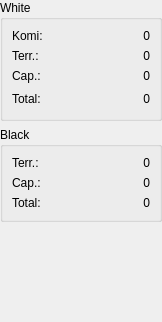
<?xml version="1.0" encoding="UTF-8"?>
<ui version="4.0">
 <class>ScoreTools</class>
 <widget class="QWidget" name="ScoreTools">
  <property name="geometry">
   <rect>
    <x>0</x>
    <y>0</y>
    <width>162</width>
    <height>322</height>
   </rect>
  </property>
  <property name="sizePolicy">
   <sizepolicy hsizetype="MinimumExpanding" vsizetype="Preferred">
    <horstretch>0</horstretch>
    <verstretch>0</verstretch>
   </sizepolicy>
  </property>
  <property name="minimumSize">
   <size>
    <width>138</width>
    <height>260</height>
   </size>
  </property>
  <property name="windowTitle">
   <string>Form</string>
  </property>
  <layout class="QVBoxLayout" name="verticalLayout">
   <property name="spacing">
    <number>6</number>
   </property>
   <property name="margin">
    <number>0</number>
   </property>
   <item>
    <widget class="QGroupBox" name="groupBox">
     <property name="sizePolicy">
      <sizepolicy hsizetype="MinimumExpanding" vsizetype="Preferred">
       <horstretch>0</horstretch>
       <verstretch>0</verstretch>
      </sizepolicy>
     </property>
     <property name="title">
      <string>White</string>
     </property>
     <layout class="QVBoxLayout" name="verticalLayout_4">
      <item>
       <layout class="QVBoxLayout" name="verticalLayout_2">
        <item>
         <layout class="QHBoxLayout" name="_3">
          <property name="spacing">
           <number>6</number>
          </property>
          <property name="margin">
           <number>0</number>
          </property>
          <item>
           <widget class="QLabel" name="TextLabel0">
            <property name="text">
             <string>Komi:</string>
            </property>
            <property name="wordWrap">
             <bool>false</bool>
            </property>
           </widget>
          </item>
          <item>
           <widget class="QLabel" name="komi">
            <property name="text">
             <string>0</string>
            </property>
            <property name="alignment">
             <set>Qt::AlignRight|Qt::AlignTrailing|Qt::AlignVCenter</set>
            </property>
            <property name="wordWrap">
             <bool>false</bool>
            </property>
           </widget>
          </item>
         </layout>
        </item>
        <item>
         <layout class="QHBoxLayout" name="_5">
          <property name="spacing">
           <number>6</number>
          </property>
          <property name="margin">
           <number>0</number>
          </property>
          <item>
           <widget class="QLabel" name="TextLabel1">
            <property name="text">
             <string>Terr.:</string>
            </property>
            <property name="wordWrap">
             <bool>false</bool>
            </property>
           </widget>
          </item>
          <item>
           <widget class="QLabel" name="terrWhite">
            <property name="text">
             <string>0</string>
            </property>
            <property name="alignment">
             <set>Qt::AlignRight|Qt::AlignTrailing|Qt::AlignVCenter</set>
            </property>
            <property name="wordWrap">
             <bool>false</bool>
            </property>
           </widget>
          </item>
         </layout>
        </item>
        <item>
         <layout class="QHBoxLayout" name="_4">
          <property name="spacing">
           <number>6</number>
          </property>
          <property name="margin">
           <number>0</number>
          </property>
          <item>
           <widget class="QLabel" name="TextLabel2">
            <property name="text">
             <string>Cap.:</string>
            </property>
            <property name="wordWrap">
             <bool>false</bool>
            </property>
           </widget>
          </item>
          <item>
           <widget class="QLabel" name="capturesWhite">
            <property name="text">
             <string>0</string>
            </property>
            <property name="alignment">
             <set>Qt::AlignRight|Qt::AlignTrailing|Qt::AlignVCenter</set>
            </property>
            <property name="wordWrap">
             <bool>false</bool>
            </property>
           </widget>
          </item>
         </layout>
        </item>
        <item>
         <layout class="QHBoxLayout" name="_2">
          <property name="spacing">
           <number>6</number>
          </property>
          <property name="margin">
           <number>0</number>
          </property>
          <item>
           <widget class="QLabel" name="TextLabel3">
            <property name="text">
             <string>Total:</string>
            </property>
            <property name="wordWrap">
             <bool>false</bool>
            </property>
           </widget>
          </item>
          <item>
           <spacer name="horizontalSpacer_3">
            <property name="orientation">
             <enum>Qt::Horizontal</enum>
            </property>
            <property name="sizeHint" stdset="0">
             <size>
              <width>40</width>
              <height>20</height>
             </size>
            </property>
           </spacer>
          </item>
          <item>
           <widget class="QLabel" name="totalWhite">
            <property name="text">
             <string>0</string>
            </property>
            <property name="alignment">
             <set>Qt::AlignRight|Qt::AlignTrailing|Qt::AlignVCenter</set>
            </property>
            <property name="wordWrap">
             <bool>false</bool>
            </property>
           </widget>
          </item>
         </layout>
        </item>
       </layout>
      </item>
     </layout>
    </widget>
   </item>
   <item>
    <widget class="QGroupBox" name="groupBox_2">
     <property name="sizePolicy">
      <sizepolicy hsizetype="MinimumExpanding" vsizetype="Preferred">
       <horstretch>0</horstretch>
       <verstretch>0</verstretch>
      </sizepolicy>
     </property>
     <property name="title">
      <string>Black</string>
     </property>
     <layout class="QVBoxLayout" name="verticalLayout_5">
      <item>
       <layout class="QVBoxLayout" name="verticalLayout_3">
        <item>
         <layout class="QHBoxLayout" name="_7">
          <property name="spacing">
           <number>6</number>
          </property>
          <property name="margin">
           <number>0</number>
          </property>
          <item>
           <widget class="QLabel" name="TextLabel5">
            <property name="text">
             <string>Terr.:</string>
            </property>
            <property name="wordWrap">
             <bool>false</bool>
            </property>
           </widget>
          </item>
          <item>
           <widget class="QLabel" name="terrBlack">
            <property name="text">
             <string>0</string>
            </property>
            <property name="alignment">
             <set>Qt::AlignRight|Qt::AlignTrailing|Qt::AlignVCenter</set>
            </property>
            <property name="wordWrap">
             <bool>false</bool>
            </property>
           </widget>
          </item>
         </layout>
        </item>
        <item>
         <layout class="QHBoxLayout" name="_8">
          <property name="spacing">
           <number>6</number>
          </property>
          <property name="margin">
           <number>0</number>
          </property>
          <item>
           <widget class="QLabel" name="TextLabel6">
            <property name="text">
             <string>Cap.:</string>
            </property>
            <property name="alignment">
             <set>Qt::AlignLeading|Qt::AlignLeft|Qt::AlignVCenter</set>
            </property>
            <property name="wordWrap">
             <bool>false</bool>
            </property>
           </widget>
          </item>
          <item>
           <widget class="QLabel" name="capturesBlack">
            <property name="text">
             <string>0</string>
            </property>
            <property name="alignment">
             <set>Qt::AlignRight|Qt::AlignTrailing|Qt::AlignVCenter</set>
            </property>
            <property name="wordWrap">
             <bool>false</bool>
            </property>
           </widget>
          </item>
         </layout>
        </item>
        <item>
         <layout class="QHBoxLayout" name="_6">
          <property name="spacing">
           <number>6</number>
          </property>
          <property name="margin">
           <number>0</number>
          </property>
          <item>
           <widget class="QLabel" name="TextLabel4">
            <property name="text">
             <string>Total:</string>
            </property>
            <property name="wordWrap">
             <bool>false</bool>
            </property>
           </widget>
          </item>
          <item>
           <widget class="QLabel" name="totalBlack">
            <property name="text">
             <string>0</string>
            </property>
            <property name="alignment">
             <set>Qt::AlignRight|Qt::AlignTrailing|Qt::AlignVCenter</set>
            </property>
            <property name="wordWrap">
             <bool>false</bool>
            </property>
           </widget>
          </item>
         </layout>
        </item>
       </layout>
      </item>
     </layout>
    </widget>
   </item>
   <item>
    <spacer name="verticalSpacer">
     <property name="orientation">
      <enum>Qt::Vertical</enum>
     </property>
     <property name="sizeHint" stdset="0">
      <size>
       <width>20</width>
       <height>93</height>
      </size>
     </property>
    </spacer>
   </item>
  </layout>
 </widget>
 <resources/>
 <connections/>
</ui>
